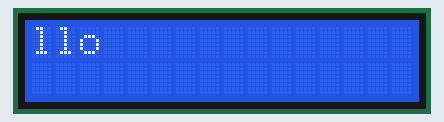
Recording of a sketch running on a simulated Arduino Uno, built with avr-gcc and run on an emulated ATmega328P. Parts: 16×2 character LCD.

Above: at 0.1 s.
At 11.1 s:
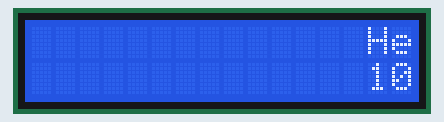
At 15.1 s:
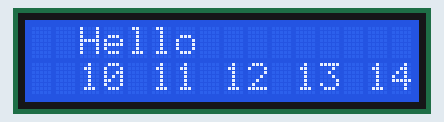
At 19.1 s:
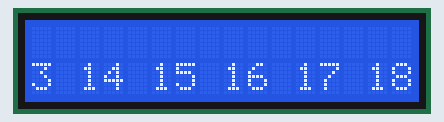
At 28.1 s:
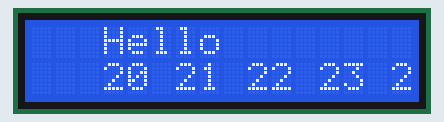
At 38.1 s:
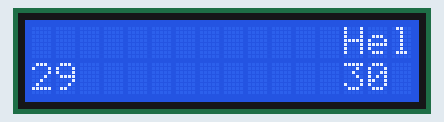

The sketch:

LCD_01.ino
```cpp
#include <LiquidCrystal.h>
#include "WeMosPIN.h"

LiquidCrystal myLCD(D2,D3,D4,D5,D6,D7);
void setup() {
 //LCD초기화
 myLCD.begin(16,2); //16*2짜리 LCD

myLCD.clear();//LCD초기화


}

void loop() {
  // put your main code here, to run repeatedly:
myLCD.setCursor(0,0); //첫번째 칸 첫번째 줄부터시작
myLCD.print("Hello");

myLCD.setCursor(0,1);// 첫번째칸, 두번째줄
myLCD.autoscroll();

for(int i =0; i<10;i++){
  myLCD.print(millis()/1000);
  myLCD.print(" ");
  delay(1000);

}
myLCD.noAutoscroll();


}
```

WeMosPIN.h
```cpp
#define D0 3
#define D1 1
#define D2 16
#define D3 5
#define D4 4
#define D5 14
#define D6 12
#define D7 13
#define D8 0
#define D9 2
#define D10 15
#define D11 13
#define D12 12
#define D13 4

#define TX0 15
#define RX0 13
```

Measured:
- what the display in image 1 shows lasts 1.0 s, from 11.1 s to 12.1 s
